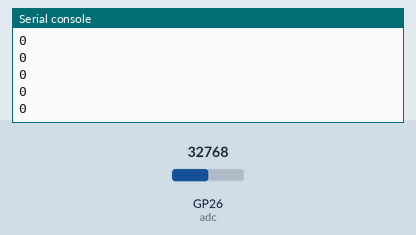
This program was run on a simulated Raspberry Pi Pico running MicroPython. Parts: the last lines printed to the serial console. Inputs (shaded band) come from the test bench; at power-on: GP26 (adc) = 32768 (analog values on the 0–65535 scale).

Above: at 1.2 s.
1.3 s: GP26 (adc) set to 45874
At 1.33 s:
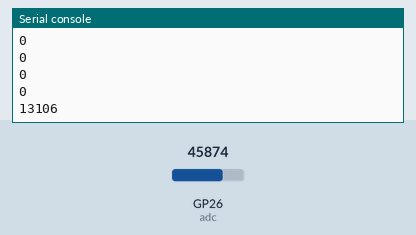
2.8 s: GP26 (adc) set to 57670
At 2.86 s:
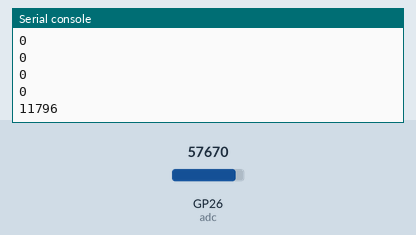
Timing chart, 0 to 5.8 s (numbered marks = the images above; inputs shaded):
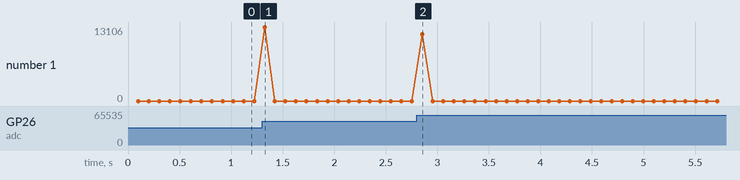

Measured:
- after the input at 1.3 s, the serial console: prints a new line at once (image 1)
- after the input at 2.8 s, the serial console: prints a new line after 0.06 s (image 2)

The program:

t12_sound_p2p.py
```python
from machine import Pin, ADC
import utime

# Set up ADC to read voltage from sound sensor
adc = ADC(0) # or ADC(Pin(26))

while True:
    start = utime.ticks_ms()
    sample_max = 0 # minimum possible sample value
    sample_min = 2**16 # maximum possible sample value
    while utime.ticks_diff(utime.ticks_ms(), start) < 100:
        sample = adc.read_u16()
        if sample > sample_max:
            sample_max = sample
        elif sample < sample_min:
            sample_min = sample
    level = sample_max - sample_min
    print(level)
```
